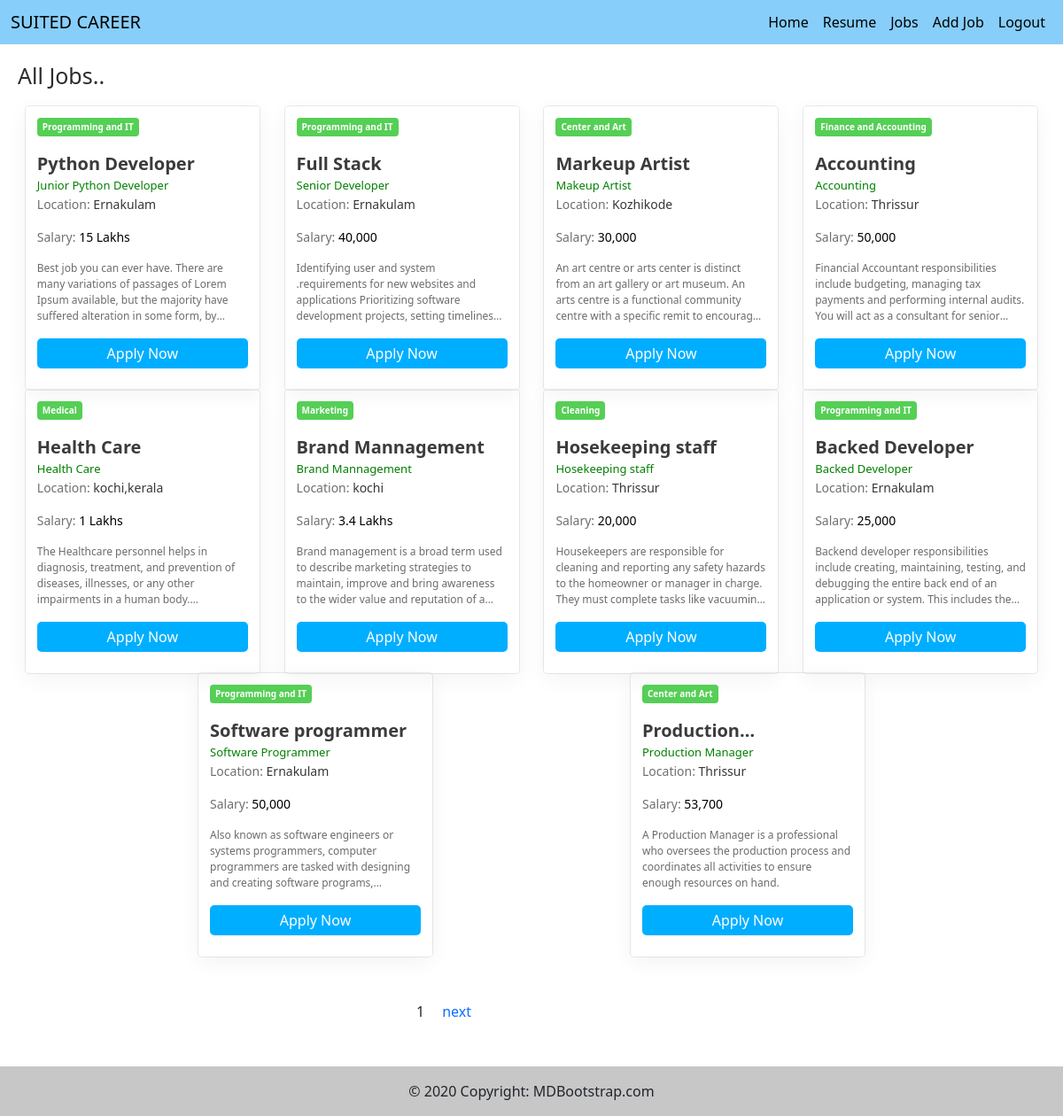
The page /jobSeeker/ (signed in) on the database its author committed.
### page_app/models.py (models this page shows)
class Job(models.Model):
    title=models.CharField(max_length=225)
    position=models.CharField(max_length=225)
    category=models.ForeignKey(Category, on_delete=models.CASCADE)
    location=models.TextField()
    description=models.TextField()
    added_by=models.ForeignKey(User,on_delete=models.CASCADE)
    salary=models.CharField(max_length=225)
    created_at=models.DateTimeField(auto_now_add=True)

class Category(models.Model):
      name = models.CharField(max_length=255)
      def __str__(self):
        return self.name

### page_app/views.py (the view)
# urls.py: path('jobSeeker/',views.jobSeeker,name='jobseeker'),
@user_passes_test(is_user,login_url='/user/login/')
def jobSeeker(request):
    categoryID = request.GET.get('category')
    search = request.GET.get('search')
    if categoryID:
        jobs = Job.objects.filter(category=categoryID)
        category = Category.objects.filter(id=categoryID)[0]
    elif search:
        jobs = Job.objects.filter(position__contains=search)
        category = None
    else:
        jobs = Job.objects.all()
        category = None
    pagination = Paginator(jobs,10)
    page_number = request.GET.get('page')
    page_obj = pagination.get_page(page_number)
    check_apply = Application.objects.filter(applied_by=request.user)
    job_array=[]
    for i in check_apply:
        job_array.append(i.job)
    data ={
        "jobs":jobs,
        "page_obj":page_obj,
        "category":category,
        "job_array":job_array
    }
    return render(request,'jobseeker.html',data)

### page_app/views.py (called while the page is built)
def is_user(user):
    try:
        return user.is_authenticated and (user.profile.user_type == 'USER')
    except Profile.DoesNotExist:
        return False

### page_app/templates/jobseeker.html (shortened to what this page needs)
{% extends 'base.html' %}
{% load static %}
{% block style %}
<link rel="stylesheet" href="{% static 'css/jobseeker.css' %}"/>
{% endblock style %}
{% block content %}
<div class="adder-job-page">
  <h1 class="all-jobs">All Jobs..</h1>
  <div class="job-container">
      {% for job in page_obj.object_list  %}
      <div class="job-card">
          <a href="{% url 'jobseeker-view-job' job.id %}">
          <div class="job-content">
            <p class="job-category">{{job.category}}</p>
              <p class="job-name">{{job.title}}</p>
              <p class="job-position">{{job.position}}</p>
              <p class="job-location">Location: <span class="job-location-span">{{job.location}}</span> </p>
              <p class="job-location">Salary: <span class="job-salary-span">{{job.salary}}</span></p>
              <p class="job-description">{{job.description}}</p>
          {% if job in job_array %}
           <button  type="btn" disabled="true" class="apply-now apply-now-d">Already Applied</button>
           {% else %}
           <button class="apply-now">Apply Now</button>
           {% endif %}
          </div>
        </a>
      </div>
      {% endfor %}
  </div>
  <div class="pagination">
      <span>{{page_obj.number}}</span>
      {% if page_obj.has_next %}
      <a href="?page={{page_obj.next_page_number}}">next</a>
      {% endif %}
  </div>
</div>
{% endblock content %}

### page_app/templates/base.html (shortened to what this page needs)
{% load static %}
<!DOCTYPE html>
<html lang="en">
  <head>
    <link
      href="https://cdn.jsdelivr.net/npm/bootstrap@5.3.0-alpha1/dist/css/bootstrap.min.css"
      rel="stylesheet"
    />
    <link rel="stylesheet" href="{% static 'css/style.css' %}" />
    {% block style %} {% endblock style %}
  </head>
  <body>
    <nav
      class="navbar navbar-light  navbar-expand-lg bg- nav-bar-color"
    >
      <div class="container-fluid">
        <a class="navbar-brand" href="{% url 'home' %}">SUITED CAREER</a>
        <div class="collapse navbar-collapse" id="navbarSupportedContent">
          <ul class="navbar-nav ms-auto mb-2 mb-lg-0">
            <li class="nav-item">
              <a class="nav-link active" aria-current="page" href="{% url 'home' %}"
                >Home</a
              >
            </li>
            <li class="nav-item">
              <a class="nav-link active" href="{% url 'resume' %}">Resume</a>
            </li>
            <li class="nav-item">
              <a class="nav-link active" href="{% url 'jobseeker' %}">Jobs</a>
            </li>
            <li class="nav-item">
              <a class="nav-link active" aria-current="page" href="{% url 'jobadderhome' %}"
                >Add Job</a
              >
            </li>
{% if user.is_authenticated%}
<li class="nav-item">
  <a class="nav-link active" href="{% url 'logout_user' %}">Logout</a>
</li>
{% endif%}
          </ul>
        </div>
      </div>
    </nav>
  {% block content %}
  {% endblock content %}
  <footer class="bg-light text-center text-lg-start">
    <div class="text-center p-3" style="background-color: rgba(0, 0, 0, 0.2);">
      © 2020 Copyright:
      <a class="text-dark" href="https://mdbootstrap.com/">MDBootstrap.com</a>
    </div>
  </footer>
  </body>
</html>

### page_app/static/css/style.css (style rules this page uses)
.navbar { background-color: lightskyblue; height: 50px; }

### page_app/static/css/jobseeker.css (style rules this page uses)
.job-category { background-color: rgb(85, 207, 85); width: max-content; padding: 3px 6px; border-radius: 4px; font-size: 10px; color: white; font-weight: bold; }
.job-container { display: flex; justify-content: space-evenly; align-items: center; flex-wrap: wrap; }
.job-card { width: 22%; height: 320px; border-radius: 4px; padding: 13px; overflow: hidden; cursor: pointer; box-shadow: rgba(0, 0, 0, 0.05) 0px 6px 24px 0px, rgba(0, 0, 0, 0.08) 0px 0px 0px 1px; }
.job-content { height: 100px; padding-bottom: 5px; }
.job-name { margin: 0; font-size: 20px; font-weight: bold; color: rgb(59, 59, 59); overflow: hidden; display: -webkit-box; -webkit-line-clamp: 1; -webkit-box-orient: vertical; }
.job-position { margin: 0; font-size: 13px; color: green; }
.job-description { font-size: 12px; color: rgb(109, 107, 107); overflow: hidden; display: -webkit-box; -webkit-line-clamp: 4; -webkit-box-orient: vertical; }
.pagination { width: 300px; margin: 50px auto; text-align: center; }
.pagination span { margin-left: 20px; margin-right: 20px; }
.job-location { font-size: 14px; color: rgb(112, 111, 111); }
.job-location-span { color: rgb(56, 55, 55); }
.job-salary-span { color: black; }
.apply-now { background-color: rgb(0, 174, 255); border: none; color: white; padding: 5px 14px; border-radius: 5px; width: 100%; }
a { text-decoration: none; }
.all-jobs { font-size: 25px; color: rgb(44, 44, 44); margin: 20px; }

### rows shown on the page
Job: category "Programming and IT", title "Python Developer", position "Junior Python Developer", location "Ernakulam", salary "15 Lakhs", description "Best job you can ever have. There are many variations of passages of Lorem Ipsum available, but the majority have suffered alteration in some form,…"
Job: category "Programming and IT", title "Full Stack", position "Senior Developer", location "Ernakulam", salary "40,000", description "Identifying user and system .requirements for new websites and applications Prioritizing software development projects, setting…"
Job: category "Center and Art", title "Markeup Artist", position "Makeup Artist", location "Kozhikode", salary "30,000", description "An art centre or arts center is distinct from an art gallery or art museum. An arts centre is a functional community centre with a specific remit to…"
Job: category "Finance and Accounting", title "Accounting", position "Accounting", location "Thrissur", salary "50,000", description "Financial Accountant responsibilities include budgeting, managing tax payments and performing internal audits. You will act as a consultant for…"
Job: category "Medical", title "Health Care", position "Health Care", location "kochi,kerala", salary "1 Lakhs", description "The Healthcare personnel helps in diagnosis, treatment, and prevention of diseases, illnesses, or any other impairments in a human…"
Job: category "Marketing", title "Brand Mannagement", position "Brand Mannagement", location "kochi", salary "3.4 Lakhs", description "Brand management is a broad term used to describe marketing strategies to maintain, improve and bring awareness to the wider value and reputation of…"
Job: category "Cleaning", title "Hosekeeping staff", position "Hosekeeping staff", location "Thrissur", salary "20,000", description "Housekeepers are responsible for cleaning and reporting any safety hazards to the homeowner or manager in charge. They must complete tasks like…"
Job: category "Programming and IT", title "Backed Developer", position "Backed Developer", location "Ernakulam", salary "25,000", description "Backend developer responsibilities include creating, maintaining, testing, and debugging the entire back end of an application or system. This includes…"
Job: category "Programming and IT", title "Software programmer", position "Software Programmer", location "Ernakulam", salary "50,000", description "Also known as software engineers or systems programmers, computer programmers are tasked with designing and creating software…"
Job: category "Center and Art", position "Production Manager", location "Thrissur", salary "53,700", description "A Production Manager is a professional who oversees the production process and coordinates all activities to ensure enough resources on hand."

### other values the page prints
{{ page_obj.number }} "1"
